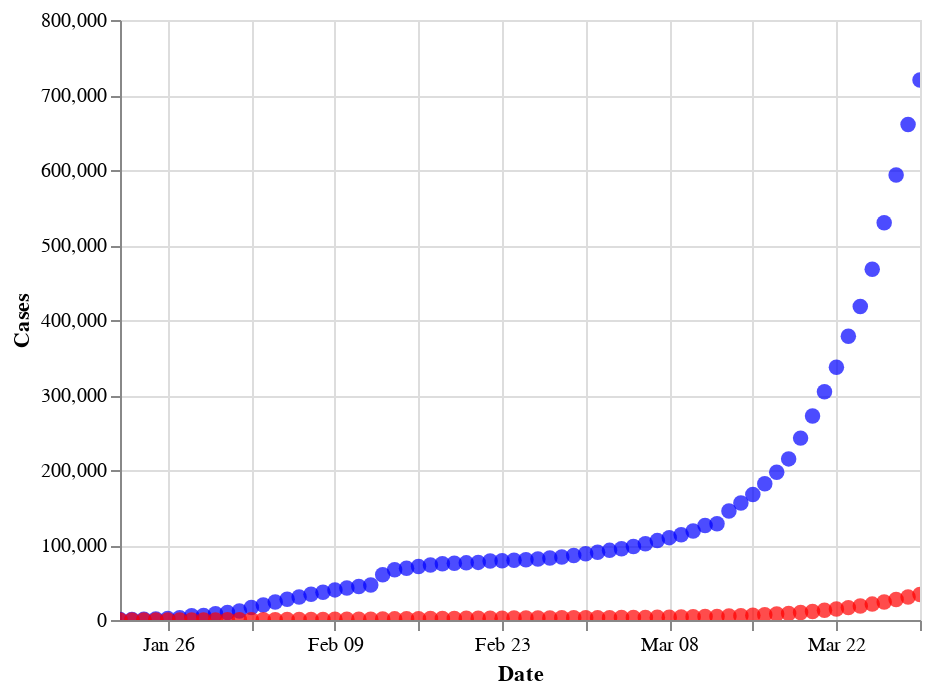

The notebook cell this image was saved under:
### Markdown cell above
**visualization of positive cases in world**

### Code cell
confirmed_plot = alt.Chart(df_grouped).mark_circle(size=60, color='blue').encode(
    x=alt.X('date', axis=alt.Axis(title='Date')),
    y=alt.Y('confirmed', axis=alt.Axis(title='Cases'))
)

deaths_plot = alt.Chart(df_grouped).mark_circle(size=60, color='red').encode(
    x='date',
    y='deaths'
)

worldwide_plot = confirmed_plot + deaths_plot
worldwide_plot.interactive()

### Figure 1 — Vega-Lite specification as saved in the notebook (floating-point values rounded to 4 significant figures)
{"config": {"view": {"continuousWidth": 400, "continuousHeight": 300}}, "layer": [{"mark": {"type": "circle", "color": "blue", "size": 60}, "encoding": {"x": {"type": "temporal", "axis": {"title": "Date"}, "field": "date"}, "y": {"type": "quantitative", "axis": {"title": "Cases"}, "field": "confirmed"}}, "selection": {"selector001": {"type": "interval", "bind": "scales", "encodings": ["x", "y"]}}}, {"mark": {"type": "circle", "color": "red", "size": 60}, "encoding": {"x": {"type": "temporal", "field": "date"}, "y": {"type": "quantitative", "field": "deaths"}}}], "data": {"name": "data-68703f14a9a8b3ce784e53948b4cd46b"}, "$schema": "https://vega.github.io/schema/vega-lite/v4.0.2.json", "datasets": {"data-68703f14a9a8b3ce784e53948b4cd46b": [{"date": "2020-01-22T00:00:00", "confirmed": 555, "deaths": 17}, {"date": "2020-01-23T00:00:00", "confirmed": 654, "deaths": 18}, {"date": "2020-01-24T00:00:00", "confirmed": 941, "deaths": 26}, {"date": "2020-01-25T00:00:00", "confirmed": 1434, "deaths": 42}, {"date": "2020-01-26T00:00:00", "confirmed": 2118, "deaths": 56}, {"date": "2020-01-27T00:00:00", "confirmed": 2927, "deaths": 82}, {"date": "2020-01-28T00:00:00", "confirmed": 5578, "deaths": 131}, {"date": "2020-01-29T00:00:00", "confirmed": 6166, "deaths": 133}, {"date": "2020-01-30T00:00:00", "confirmed": 8234, "deaths": 171}, {"date": "2020-01-31T00:00:00", "confirmed": 9927, "deaths": 213}, {"date": "2020-02-01T00:00:00", "confirmed": 12038, "deaths": 259}, {"date": "2020-02-02T00:00:00", "confirmed": 16787, "deaths": 362}, {"date": "2020-02-03T00:00:00", "confirmed": 19881, "deaths": 426}, {"date": "2020-02-04T00:00:00", "confirmed": 23892, "deaths": 492}, {"date": "2020-02-05T00:00:00", "confirmed": 27635, "deaths": 564}, {"date": "2020-02-06T00:00:00", "confirmed": 30794, "deaths": 634}, {"date": "2020-02-07T00:00:00", "confirmed": 34391, "deaths": 719}, {"date": "2020-02-08T00:00:00", "confirmed": 37120, "deaths": 806}, {"date": "2020-02-09T00:00:00", "confirmed": 40150, "deaths": 906}, {"date": "2020-02-10T00:00:00", "confirmed": 42762, "deaths": 1013}, {"date": "2020-02-11T00:00:00", "confirmed": 44802, "deaths": 1113}, {"date": "2020-02-12T00:00:00", "confirmed": 46729, "deaths": 1118}, {"date": "2020-02-13T00:00:00", "confirmed": 60368, "deaths": 1371}, {"date": "2020-02-14T00:00:00", "confirmed": 66885, "deaths": 1523}, {"date": "2020-02-15T00:00:00", "confirmed": 69030, "deaths": 1666}, {"date": "2020-02-16T00:00:00", "confirmed": 71224, "deaths": 1770}, {"date": "2020-02-17T00:00:00", "confirmed": 73258, "deaths": 1868}, {"date": "2020-02-18T00:00:00", "confirmed": 75136, "deaths": 2007}, {"date": "2020-02-19T00:00:00", "confirmed": 75639, "deaths": 2122}, {"date": "2020-02-20T00:00:00", "confirmed": 76197, "deaths": 2247}, {"date": "2020-02-21T00:00:00", "confirmed": 76819, "deaths": 2251}, {"date": "2020-02-22T00:00:00", "confirmed": 78572, "deaths": 2458}, {"date": "2020-02-23T00:00:00", "confirmed": 78958, "deaths": 2469}, {"date": "2020-02-24T00:00:00", "confirmed": 79561, "deaths": 2629}, {"date": "2020-02-25T00:00:00", "confirmed": 80406, "deaths": 2708}, {"date": "2020-02-26T00:00:00", "confirmed": 81388, "deaths": 2770}, {"date": "2020-02-27T00:00:00", "confirmed": 82746, "deaths": 2814}, {"date": "2020-02-28T00:00:00", "confirmed": 84112, "deaths": 2872}, {"date": "2020-02-29T00:00:00", "confirmed": 86011, "deaths": 2941}, {"date": "2020-03-01T00:00:00", "confirmed": 88369, "deaths": 2996}, {"date": "2020-03-02T00:00:00", "confirmed": 90306, "deaths": 3085}, {"date": "2020-03-03T00:00:00", "confirmed": 92840, "deaths": 3160}, {"date": "2020-03-04T00:00:00", "confirmed": 95120, "deaths": 3254}, {"date": "2020-03-05T00:00:00", "confirmed": 97886, "deaths": 3348}, {"date": "2020-03-06T00:00:00", "confirmed": 101801, "deaths": 3460}, {"date": "2020-03-07T00:00:00", "confirmed": 105847, "deaths": 3558}, {"date": "2020-03-08T00:00:00", "confirmed": 109821, "deaths": 3802}, {"date": "2020-03-09T00:00:00", "confirmed": 113590, "deaths": 3988}, {"date": "2020-03-10T00:00:00", "confirmed": 118620, "deaths": 4262}, {"date": "2020-03-11T00:00:00", "confirmed": 125875, "deaths": 4615}, {"date": "2020-03-12T00:00:00", "confirmed": 128352, "deaths": 4720}, {"date": "2020-03-13T00:00:00", "confirmed": 145205, "deaths": 5404}, {"date": "2020-03-14T00:00:00", "confirmed": 156101, "deaths": 5819}, {"date": "2020-03-15T00:00:00", "confirmed": 167454, "deaths": 6440}, {"date": "2020-03-16T00:00:00", "confirmed": 181574, "deaths": 7126}, {"date": "2020-03-17T00:00:00", "confirmed": 197102, "deaths": 7905}, {"date": "2020-03-18T00:00:00", "confirmed": 214821, "deaths": 8733}, {"date": "2020-03-19T00:00:00", "confirmed": 242500, "deaths": 9867}, {"date": "2020-03-20T00:00:00", "confirmed": 272035, "deaths": 11299}, {"date": "2020-03-21T00:00:00", "confirmed": 304396, "deaths": 12973}, {"date": "2020-03-22T00:00:00", "confirmed": 336953, "deaths": 14651}, {"date": "2020-03-23T00:00:00", "confirmed": 378235, "deaths": 16505}, {"date": "2020-03-24T00:00:00", "confirmed": 418045, "deaths": 18625}, {"date": "2020-03-25T00:00:00", "confirmed": 467653, "deaths": 21181}, {"date": "2020-03-26T00:00:00", "confirmed": 529591, "deaths": 23970}, {"date": "2020-03-27T00:00:00", "confirmed": 593291, "deaths": 27198}, {"date": "2020-03-28T00:00:00", "confirmed": 660706, "deaths": 30652}, {"date": "2020-03-29T00:00:00", "confirmed": 720117, "deaths": 33925}]}}
